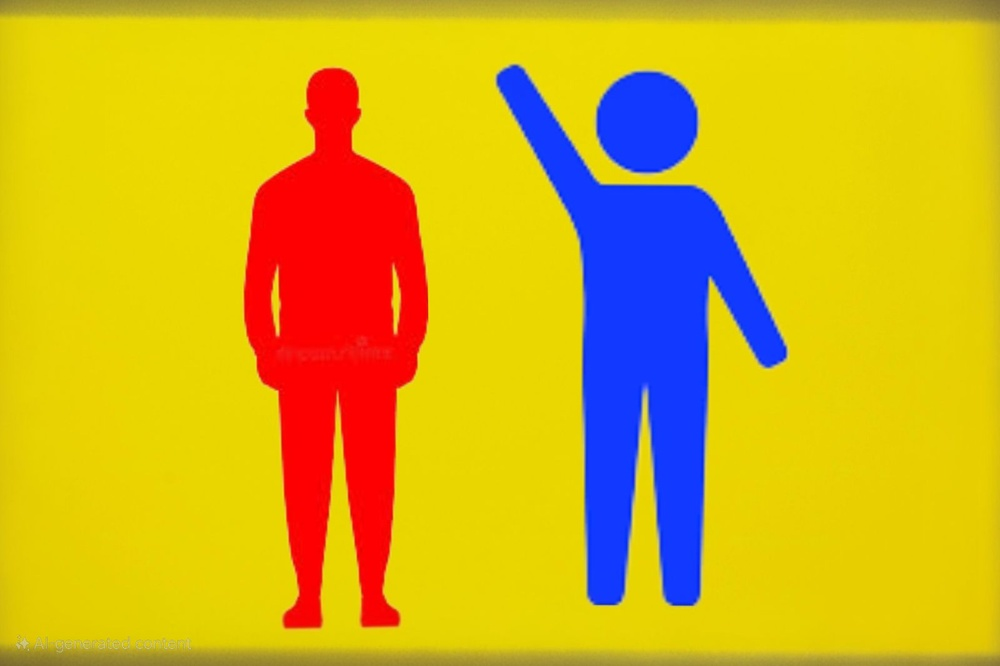
#> input picture task_1/original_image.jpg, 1000 x 666 px, shrunk from 1600 x 1066 before the run, found by its file name
$ python task2.py
#> lines starting #> are read from the running program, lines starting #| are printed output that depends on the picture; after the words box and inside, x2 and y2 are one past the last pixel; in counts of white or black regions, pixels touching at a corner belong together
# File: task_2/task2.py

import cv2
import numpy as np

def region_growing(img, seeds, threshold=10):
    visited = np.zeros_like(img, dtype=bool)
    result = np.zeros_like(img, dtype=np.uint8)
    h, w = img.shape
    stack = list(seeds)

    for seed in seeds:
        result[seed] = 255
        visited[seed] = True

    while stack:
        x, y = stack.pop()
        for dx in [-1, 0, 1]:
            for dy in [-1, 0, 1]:
                nx, ny = x + dx, y + dy
                if (0 <= nx < h) and (0 <= ny < w) and not visited[nx, ny]:
                    if abs(int(img[nx, ny]) - int(img[x, y])) <= threshold:
                        result[nx, ny] = 255
                        stack.append((nx, ny))
                    visited[nx, ny] = True
    return result

# Load the original image
image = cv2.imread("task_1/original_image.jpg", cv2.IMREAD_GRAYSCALE)
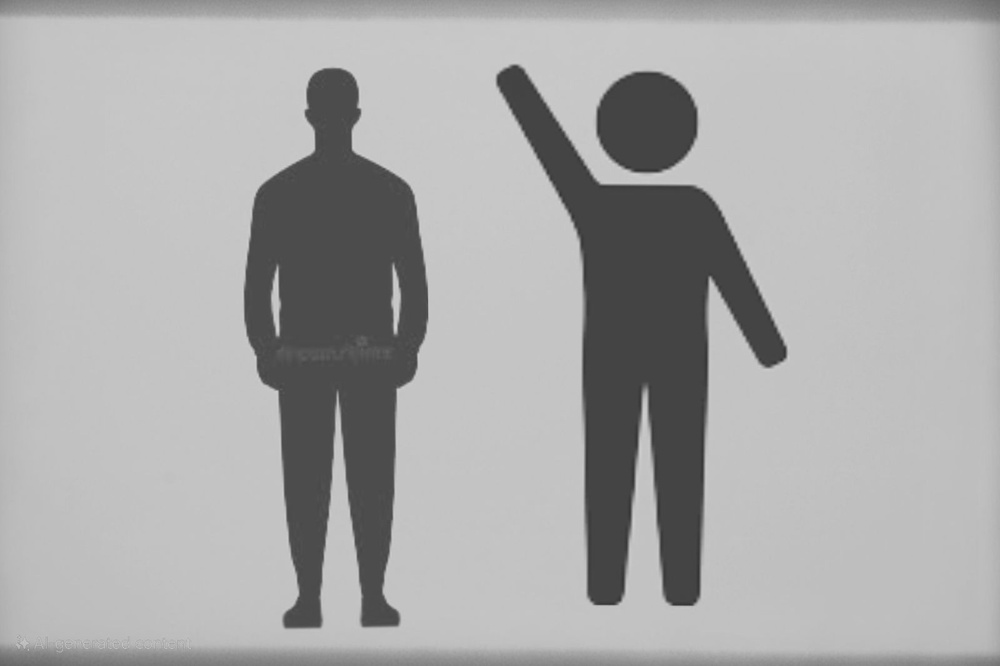
#> image: shape (666, 1000); min 49, max 210, mean 168.8
seeds = [(30, 30), (70, 70)]
region_result = region_growing(image, seeds)
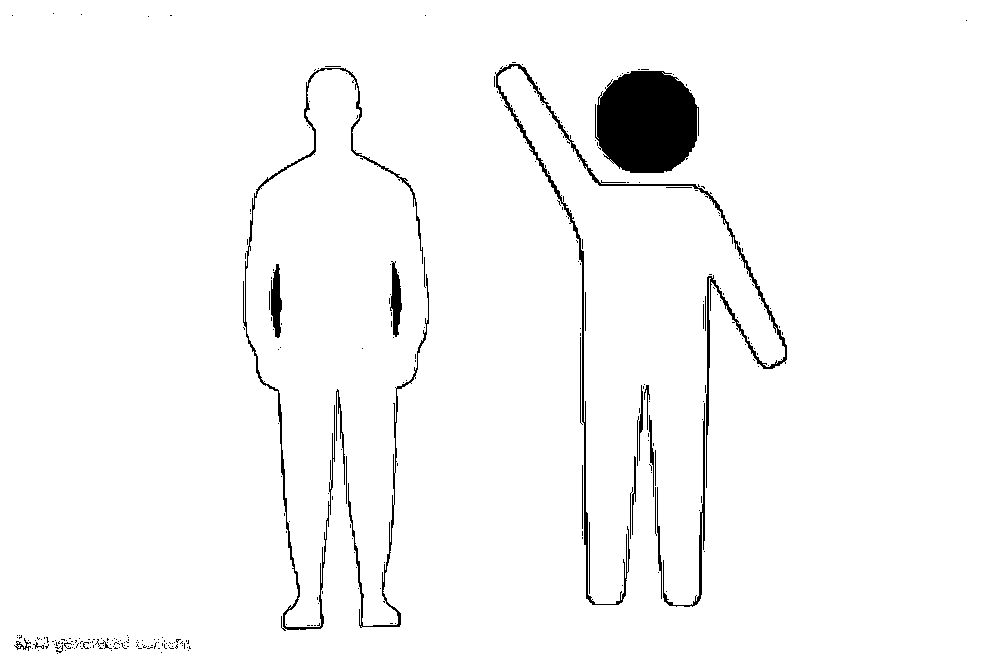
#> region_result: shape (666, 1000); 96.9% white; 300 black regions (271 under 20 px), largest, box (x1, y1, x2, y2) and area: (595, 71, 699, 173) 8639, (495, 64, 787, 605) 4097, (243, 68, 423, 631) 2503
cv2.imwrite("task_2/region_growing_result.jpg", region_result)
